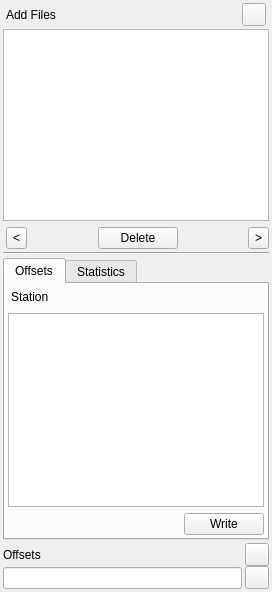
  <widget class="QDockWidget" name="fileDock">
   <property name="windowTitle">
    <string>File</string>
   </property>
   <attribute name="dockWidgetArea">
    <number>1</number>
   </attribute>
   <widget class="QWidget" name="dockWidgetContents_5">
    <layout class="QVBoxLayout" name="verticalLayout_7">
     <property name="spacing">
      <number>3</number>
     </property>
     <property name="leftMargin">
      <number>3</number>
     </property>
     <property name="topMargin">
      <number>3</number>
     </property>
     <property name="rightMargin">
      <number>3</number>
     </property>
     <property name="bottomMargin">
      <number>3</number>
     </property>
     <item>
      <layout class="QVBoxLayout" name="verticalLayout">
       <property name="spacing">
        <number>3</number>
       </property>
       <property name="leftMargin">
        <number>0</number>
       </property>
       <property name="topMargin">
        <number>0</number>
       </property>
       <property name="rightMargin">
        <number>0</number>
       </property>
       <item>
        <layout class="QHBoxLayout" name="horizontalLayout_2">
         <property name="leftMargin">
          <number>3</number>
         </property>
         <property name="rightMargin">
          <number>3</number>
         </property>
         <item>
          <widget class="QLabel" name="label">
           <property name="text">
            <string>Add Files</string>
           </property>
          </widget>
         </item>
         <item>
          <spacer name="horizontalSpacer_2">
           <property name="orientation">
            <enum>Qt::Horizontal</enum>
           </property>
           <property name="sizeHint" stdset="0">
            <size>
             <width>40</width>
             <height>20</height>
            </size>
           </property>
          </spacer>
         </item>
         <item>
          <widget class="QToolButton" name="addFilesButton">
           <property name="text">
            <string/>
           </property>
           <property name="shortcut">
            <string>Ctrl+O</string>
           </property>
          </widget>
         </item>
        </layout>
       </item>
       <item>
        <widget class="QListWidget" name="filesListWidget">
         <property name="dragEnabled">
          <bool>false</bool>
         </property>
         <property name="dragDropOverwriteMode">
          <bool>false</bool>
         </property>
         <property name="dragDropMode">
          <enum>QAbstractItemView::NoDragDrop</enum>
         </property>
         <property name="sortingEnabled">
          <bool>true</bool>
         </property>
        </widget>
       </item>
       <item>
        <layout class="QHBoxLayout" name="horizontalLayout_10">
         <property name="leftMargin">
          <number>3</number>
         </property>
         <property name="topMargin">
          <number>3</number>
         </property>
         <item>
          <widget class="QToolButton" name="prevButton">
           <property name="sizePolicy">
            <sizepolicy hsizetype="Preferred" vsizetype="Preferred">
             <horstretch>0</horstretch>
             <verstretch>0</verstretch>
            </sizepolicy>
           </property>
           <property name="text">
            <string>&lt;</string>
           </property>
           <property name="shortcut">
            <string>Ctrl+Q</string>
           </property>
          </widget>
         </item>
         <item>
          <spacer name="horizontalSpacer_10">
           <property name="orientation">
            <enum>Qt::Horizontal</enum>
           </property>
           <property name="sizeHint" stdset="0">
            <size>
             <width>40</width>
             <height>20</height>
            </size>
           </property>
          </spacer>
         </item>
         <item>
          <widget class="QPushButton" name="deleteButton">
           <property name="text">
            <string>Delete</string>
           </property>
           <property name="shortcut">
            <string>Del</string>
           </property>
          </widget>
         </item>
         <item>
          <spacer name="horizontalSpacer_11">
           <property name="orientation">
            <enum>Qt::Horizontal</enum>
           </property>
           <property name="sizeHint" stdset="0">
            <size>
             <width>40</width>
             <height>20</height>
            </size>
           </property>
          </spacer>
         </item>
         <item>
          <widget class="QToolButton" name="nextButton">
           <property name="sizePolicy">
            <sizepolicy hsizetype="Preferred" vsizetype="Preferred">
             <horstretch>0</horstretch>
             <verstretch>0</verstretch>
            </sizepolicy>
           </property>
           <property name="text">
            <string>&gt;</string>
           </property>
           <property name="shortcut">
            <string>Ctrl+W</string>
           </property>
          </widget>
         </item>
        </layout>
       </item>
      </layout>
     </item>
     <item>
      <widget class="Line" name="line">
       <property name="orientation">
        <enum>Qt::Horizontal</enum>
       </property>
      </widget>
     </item>
     <item>
      <widget class="QTabWidget" name="tsTab">
       <property name="currentIndex">
        <number>0</number>
       </property>
       <widget class="QWidget" name="tab_4">
        <attribute name="title">
         <string>Offsets</string>
        </attribute>
        <layout class="QGridLayout" name="gridLayout">
         <property name="leftMargin">
          <number>3</number>
         </property>
         <property name="topMargin">
          <number>3</number>
         </property>
         <property name="rightMargin">
          <number>3</number>
         </property>
         <property name="bottomMargin">
          <number>3</number>
         </property>
         <property name="horizontalSpacing">
          <number>3</number>
         </property>
         <item row="0" column="0">
          <layout class="QHBoxLayout" name="horizontalLayout_7">
           <property name="leftMargin">
            <number>3</number>
           </property>
           <property name="rightMargin">
            <number>3</number>
           </property>
           <item>
            <widget class="QLabel" name="label_5">
             <property name="text">
              <string>Station</string>
             </property>
            </widget>
           </item>
           <item>
            <spacer name="horizontalSpacer_6">
             <property name="orientation">
              <enum>Qt::Horizontal</enum>
             </property>
             <property name="sizeHint" stdset="0">
              <size>
               <width>40</width>
               <height>20</height>
              </size>
             </property>
            </spacer>
           </item>
           <item>
            <widget class="QLabel" name="offsetStationLabel">
             <property name="text">
              <string/>
             </property>
            </widget>
           </item>
          </layout>
         </item>
         <item row="1" column="0">
          <widget class="QListWidget" name="offsetsListWidget">
           <property name="sortingEnabled">
            <bool>true</bool>
           </property>
          </widget>
         </item>
         <item row="2" column="0">
          <layout class="QHBoxLayout" name="horizontalLayout_6">
           <item>
            <spacer name="horizontalSpacer_5">
             <property name="orientation">
              <enum>Qt::Horizontal</enum>
             </property>
             <property name="sizeHint" stdset="0">
              <size>
               <width>40</width>
               <height>20</height>
              </size>
             </property>
            </spacer>
           </item>
           <item>
            <widget class="QPushButton" name="writeOffsetsButton">
             <property name="text">
              <string>Write</string>
             </property>
            </widget>
           </item>
          </layout>
         </item>
        </layout>
       </widget>
       <widget class="QWidget" name="tab_3">
        <attribute name="title">
         <string>Statistics</string>
        </attribute>
        <layout class="QGridLayout" name="gridLayout_8">
         <property name="leftMargin">
          <number>0</number>
         </property>
         <property name="topMargin">
          <number>0</number>
         </property>
         <property name="rightMargin">
          <number>0</number>
         </property>
         <property name="bottomMargin">
          <number>0</number>
         </property>
         <property name="spacing">
          <number>0</number>
         </property>
         <item row="1" column="0">
          <widget class="QPlainTextEdit" name="statisticsEdit">
           <property name="frameShape">
            <enum>QFrame::NoFrame</enum>
           </property>
           <property name="readOnly">
            <bool>true</bool>
           </property>
          </widget>
         </item>
        </layout>
       </widget>
      </widget>
     </item>
     <item>
      <layout class="QHBoxLayout" name="horizontalLayout_3">
       <item>
        <layout class="QVBoxLayout" name="verticalLayout_6">
         <property name="spacing">
          <number>0</number>
         </property>
         <item>
          <widget class="QLabel" name="label_2">
           <property name="text">
            <string>Offsets</string>
           </property>
          </widget>
         </item>
         <item>
          <widget class="QLineEdit" name="offsetEdit">
           <property name="readOnly">
            <bool>true</bool>
           </property>
          </widget>
         </item>
        </layout>
       </item>
       <item>
        <layout class="QVBoxLayout" name="verticalLayout_3">
         <property name="spacing">
          <number>0</number>
         </property>
         <item>
          <widget class="QToolButton" name="addOffsetButton">
           <property name="text">
            <string/>
           </property>
          </widget>
         </item>
         <item>
          <widget class="QToolButton" name="deleteOffsetButton">
           <property name="text">
            <string/>
           </property>
          </widget>
         </item>
        </layout>
       </item>
      </layout>
     </item>
    </layout>
   </widget>
  </widget>
